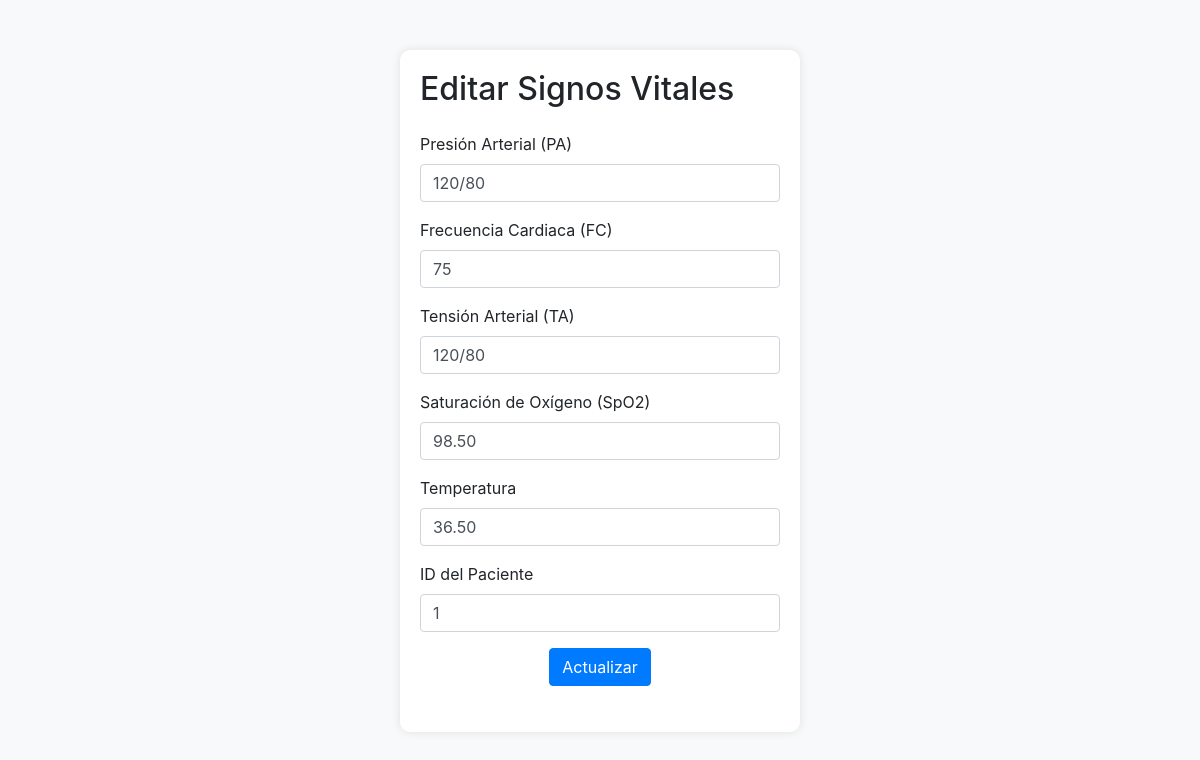
The page /signosvitales/updateSignosVitales.php?id=1 on the database its author committed.
### tables this page shows
CREATE TABLE SignosVitales (
    ID_SignosVitales INT PRIMARY KEY AUTO_INCREMENT,
    presionArterial VARCHAR(15),
    frecuenciaCardiaca INT,
    tensionArterial VARCHAR(15),
    saturacionOxigeno DECIMAL(4, 2),
    temperatura DECIMAL(4, 2),
    Paciente_ID INT,
    created_at datetime,
updated_at datetime null,
deleted_at datetime null,
    FOREIGN KEY (Paciente_ID) REFERENCES Paciente(ID_Paciente)
);

### signosvitales/updateSignosVitales.php (the view, shortened to what this page needs)
<?php
$con = connection();
$ID_SignosVitales = $_GET['id'];
$sql = "SELECT * FROM signosvitales WHERE ID_SignosVitales='$ID_SignosVitales'";
$query = mysqli_query($con, $sql);
$row = mysqli_fetch_array($query);
?>
<!DOCTYPE html>
<html lang="en">
<head>
    <link rel="stylesheet" href="https://stackpath.bootstrapcdn.com/bootstrap/4.5.2/css/bootstrap.min.css">
</head>
<body>
    <div class="container">
        <div class="signos-vitales-form">
            <h2 class="mb-4">Editar Signos Vitales</h2>
            <form action="editarSignosVitales.php" method="POST">
                <div class="form-group">
                    <label for="presionArterial">Presión Arterial (PA)</label>
                    <input type="text" class="form-control" name="presionArterial" placeholder="Presión Arterial" value="<?= $row['presionArterial'] ?>">
                </div>
                <div class="form-group">
                    <label for="frecuenciaCardiaca">Frecuencia Cardiaca (FC)</label>
                    <input type="text" class="form-control" name="frecuenciaCardiaca" placeholder="Frecuencia Cardiaca" value="<?= $row['frecuenciaCardiaca'] ?>">
                </div>
                <div class="form-group">
                    <label for="tensionArterial">Tensión Arterial (TA)</label>
                    <input type="text" class="form-control" name="tensionArterial" placeholder="Tensión Arterial" value="<?= $row['tensionArterial'] ?>">
                </div>
                <div class="form-group">
                    <label for="saturacionOxigeno">Saturación de Oxígeno (SpO2)</label>
                    <input type="text" class="form-control" name="saturacionOxigeno" placeholder="Saturación de Oxígeno" value="<?= $row['saturacionOxigeno'] ?>">
                </div>
                <div class="form-group">
                    <label for="temperatura">Temperatura</label>
                    <input type="text" class="form-control" name="temperatura" placeholder="Temperatura" value="<?= $row['temperatura'] ?>">
                </div>
                <div class="form-group">
                    <label for="Paciente_ID">ID del Paciente</label>
                    <input type="text" class="form-control" name="Paciente_ID" placeholder="ID del Paciente" value="<?= $row['Paciente_ID'] ?>">
                </div>
                <div class="form-group text-center">
                    <input type="submit" class="btn btn-primary" value="Actualizar">
                </div>
            </form>
        </div>
    </div>
</body>
</html>

### signosvitales/updateSignosVitales.php (style rules this page uses)
body { background-color: #f8f9fa; }
.signos-vitales-form { max-width: 400px; margin: 50px auto; background-color: #ffffff; padding: 20px; border-radius: 10px; box-shadow: 0 0 10px rgba(0, 0, 0, 0.1); }
.signos-vitales-form input { margin-bottom: 10px; }

### rows shown on the page
signosvitales: presionArterial "120/80", frecuenciaCardiaca "75", tensionArterial "120/80", saturacionOxigeno "98.50", temperatura "36.50", Paciente_ID "1"
